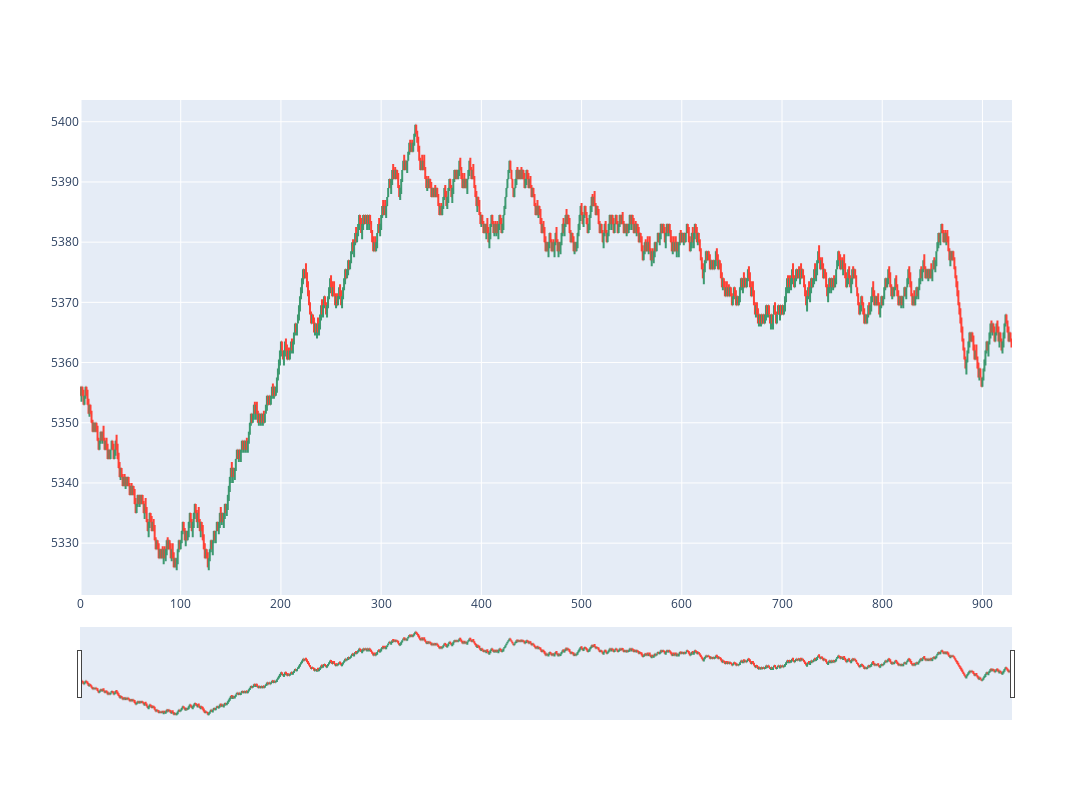

Here is the notebook cell this chart was saved with:
### Code cell
fig = go.Figure(
    data=go.Ohlc(
        open=ohlc["open"],
        high=ohlc["high"],
        low=ohlc["low"],
        close=ohlc["close"],
    )
)

fig.update_layout(
    autosize=True,
    width=1500,
    height=800,
)

### Figure 1 — Plotly figure (JSON) as saved in the notebook; plotly's stock layout.template omitted (floating-point values rounded to 4 significant figures; data arrays with more than 128 entries replaced by an {"elided": "..."} marker saying what was removed)
{"data": [{"close": {"elided": "930 float values"}, "high": {"elided": "930 float values"}, "low": {"elided": "930 float values"}, "open": {"elided": "930 float values"}, "type": "ohlc"}], "layout": {"autosize": true, "height": 800, "width": 1500}}
